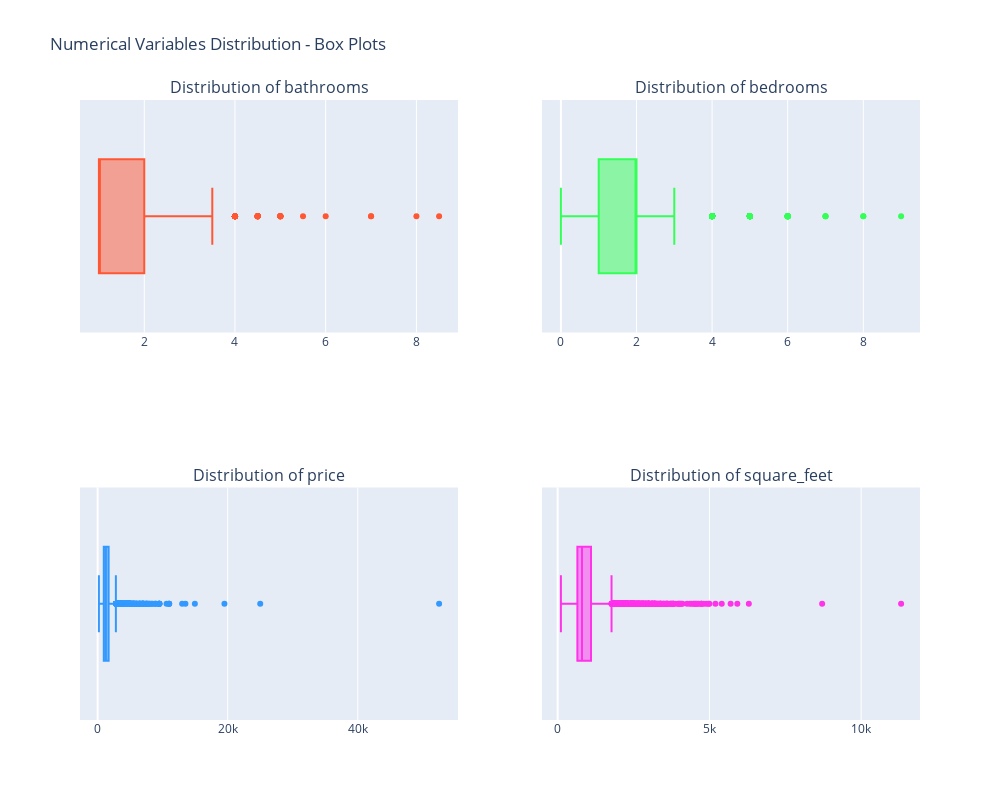

Here is the notebook cell this chart was saved with:
### Code cell
import plotly.express as px
import plotly.graph_objects as go
from plotly.subplots import make_subplots

# Sample DataFrame
# Assuming 'df' contains your DataFrame with numerical variables
numer = df.select_dtypes(include='number').columns.tolist()

# Create subplots with subplot titles
fig = make_subplots(rows=2, cols=2, subplot_titles=[f'Distribution of {feature}' for feature in numer[:4]])

# Positions for the subplots
positions = [(1, 1), (1, 2), (2, 1), (2, 2)]

# Custom colors for the box plots
box_colors = ['#FF5733', '#33FF57', '#3399FF', '#FF33E9']

# Loop through numerical features and positions
for i, (feature, pos) in enumerate(zip(numer[:4], positions)):
    # Create a box plot using Plotly Express
    box_data = px.box(df, x=feature)

    # Extract box plot traces and update colors
    box_trace = box_data['data'][0]
    box_trace.update(marker_color=box_colors[i])  # Update marker color

    # Add the box trace to the subplot
    fig.add_trace(
        box_trace,
        row=pos[0], col=pos[1])

# Update layout
fig.update_layout(title_text="Numerical Variables Distribution - Box Plots", height=800, width=1000)

# Show the figure
fig.show()

### Figure 1 — Plotly figure (JSON) as saved in the notebook; plotly's stock layout.template omitted (floating-point values rounded to 4 significant figures; data arrays with more than 128 entries replaced by an {"elided": "..."} marker saying what was removed)
{"data": [{"alignmentgroup": "True", "hovertemplate": "bathrooms=%{x}<extra></extra>", "legendgroup": "", "marker": {"color": "#FF5733"}, "name": "", "notched": false, "offsetgroup": "", "orientation": "h", "showlegend": false, "type": "box", "x": {"elided": "9949 float values"}, "x0": " ", "xaxis": "x", "y0": " ", "yaxis": "y"}, {"alignmentgroup": "True", "hovertemplate": "bedrooms=%{x}<extra></extra>", "legendgroup": "", "marker": {"color": "#33FF57"}, "name": "", "notched": false, "offsetgroup": "", "orientation": "h", "showlegend": false, "type": "box", "x": {"elided": "9949 int values"}, "x0": " ", "xaxis": "x2", "y0": " ", "yaxis": "y2"}, {"alignmentgroup": "True", "hovertemplate": "price=%{x}<extra></extra>", "legendgroup": "", "marker": {"color": "#3399FF"}, "name": "", "notched": false, "offsetgroup": "", "orientation": "h", "showlegend": false, "type": "box", "x": {"elided": "9949 int values"}, "x0": " ", "xaxis": "x3", "y0": " ", "yaxis": "y3"}, {"alignmentgroup": "True", "hovertemplate": "square_feet=%{x}<extra></extra>", "legendgroup": "", "marker": {"color": "#FF33E9"}, "name": "", "notched": false, "offsetgroup": "", "orientation": "h", "showlegend": false, "type": "box", "x": {"elided": "9949 int values"}, "x0": " ", "xaxis": "x4", "y0": " ", "yaxis": "y4"}], "layout": {"annotations": [{"font": {"size": 16}, "showarrow": false, "text": "Distribution of bathrooms", "x": 0.225, "xanchor": "center", "xref": "paper", "y": 1, "yanchor": "bottom", "yref": "paper"}, {"font": {"size": 16}, "showarrow": false, "text": "Distribution of bedrooms", "x": 0.775, "xanchor": "center", "xref": "paper", "y": 1, "yanchor": "bottom", "yref": "paper"}, {"font": {"size": 16}, "showarrow": false, "text": "Distribution of price", "x": 0.225, "xanchor": "center", "xref": "paper", "y": 0.375, "yanchor": "bottom", "yref": "paper"}, {"font": {"size": 16}, "showarrow": false, "text": "Distribution of square_feet", "x": 0.775, "xanchor": "center", "xref": "paper", "y": 0.375, "yanchor": "bottom", "yref": "paper"}], "height": 800, "title": {"text": "Numerical Variables Distribution - Box Plots"}, "width": 1000, "xaxis": {"anchor": "y", "domain": [0, 0.45]}, "xaxis2": {"anchor": "y2", "domain": [0.55, 1]}, "xaxis3": {"anchor": "y3", "domain": [0, 0.45]}, "xaxis4": {"anchor": "y4", "domain": [0.55, 1]}, "yaxis": {"anchor": "x", "domain": [0.625, 1]}, "yaxis2": {"anchor": "x2", "domain": [0.625, 1]}, "yaxis3": {"anchor": "x3", "domain": [0, 0.375]}, "yaxis4": {"anchor": "x4", "domain": [0, 0.375]}}}
